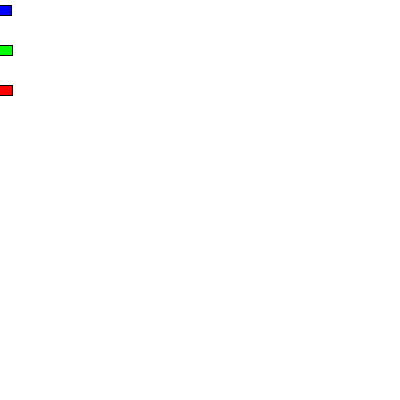
Frame 1 (no input)
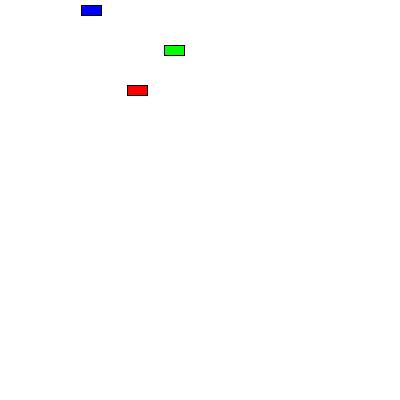
Frame 60 (the mouse pressed at the canvas centre just before this capture)
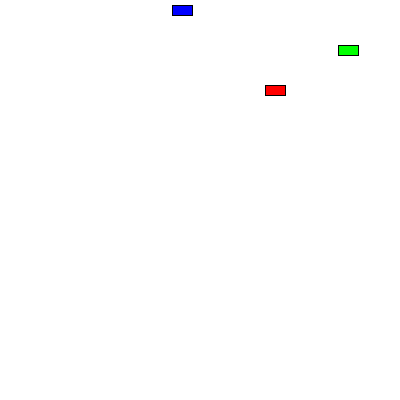
Frame 120 (the mouse held since frame 60 and released just before this capture)

The Processing sketch that drew these frames (run headless with seeded random() and noise(); from frame 60 on, the mouse is pressed at the canvas centre):

// Processing sketch: Car_Object_Example
// ── Car_Object_Example.pde
void setup() {
  size(400, 400);
}

class Car {
  color c;
  float xpos;
  float ypos;
  float xspeed;
  
  Car(color c_, float xpos_, float ypos_) {
    c = c_;
    xpos = xpos_;
    ypos = ypos_;
    xspeed = 0.25*random(8)+1;
  }
  
  void display() {
    stroke(0);
    fill(c);
    rectMode(CENTER);
    rect(xpos, ypos, 20, 10);
  }
  
  void drive() {
    xpos = xpos + xspeed;
    if (xpos > width) {
      xpos = 0;
    }
  }
}

class Wheel {
  color c;
  float radius;
  float xpos;
  float ypos;
  float rot;
  
  Wheel(color c_, float radius_, float xpos_, float ypos_, float rot_) {
    c = c_;
    radius = radius_;
    xpos = xpos_;
    ypos = ypos_;
    rot = rot_;
  }
}
  

Car myCar1 = new Car(color(255,0,0), 0, 90);
Car myCar2 = new Car(color(0,0,255), 0, 10);
Car myCar3 = new Car(color(0,255,0), 0, 50);


void draw() {
  background(255);
  myCar1.drive();
  myCar1.display();
  myCar2.drive();
  myCar2.display();
  myCar3.drive();
  myCar3.display();
}
